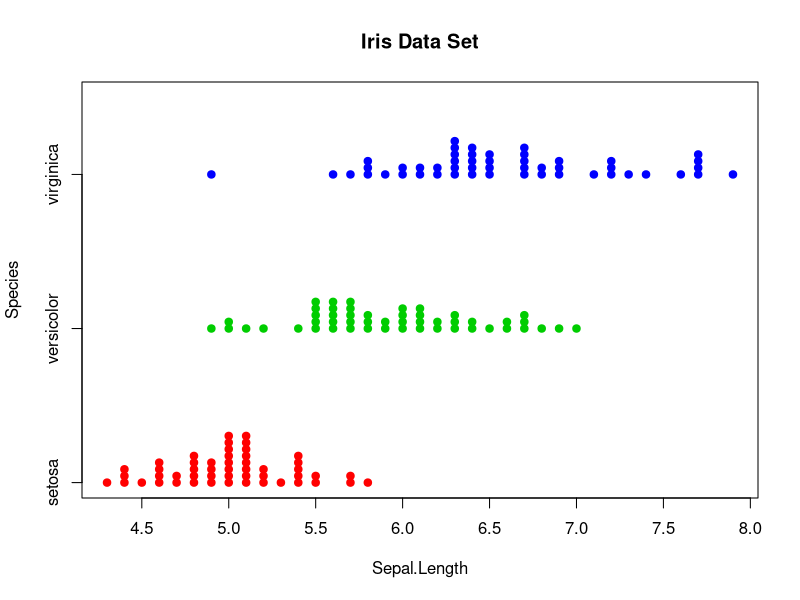
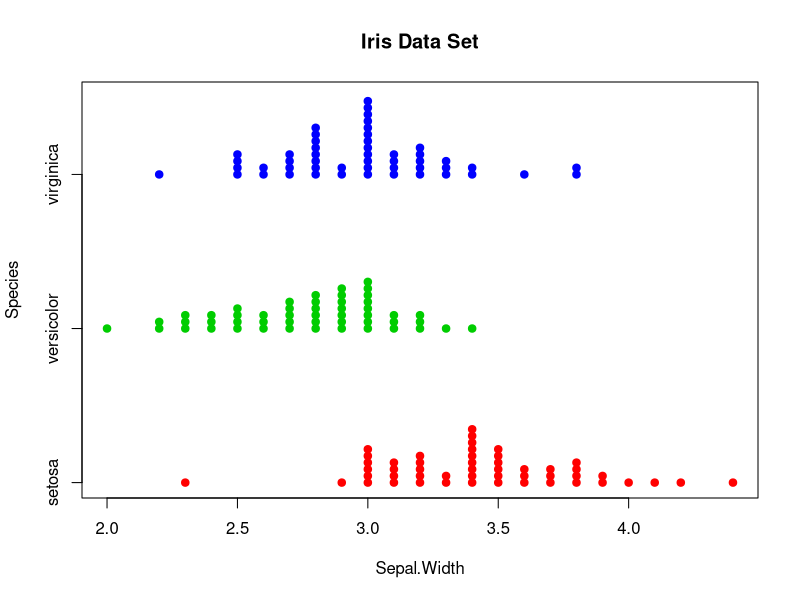
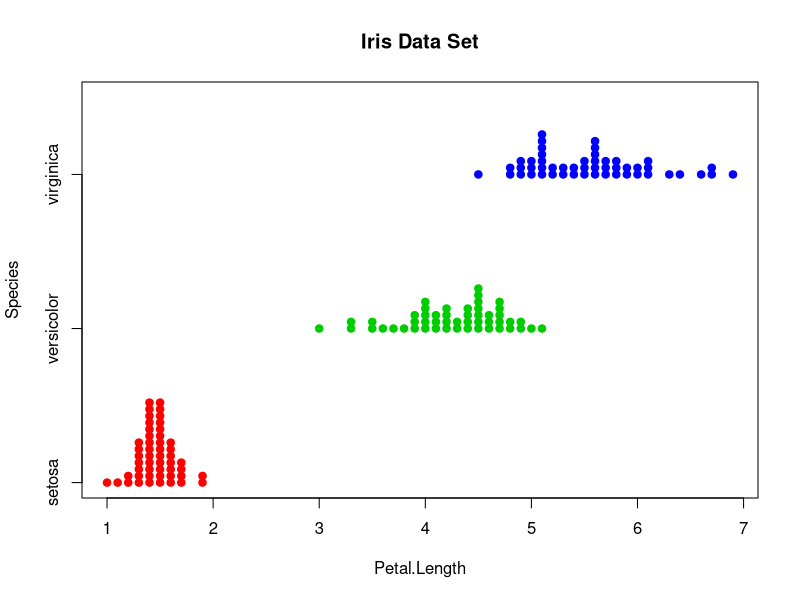
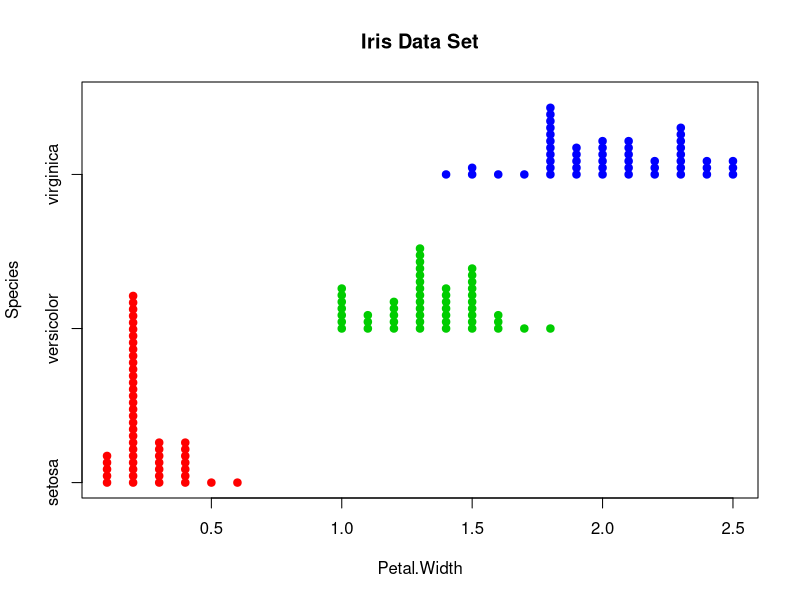
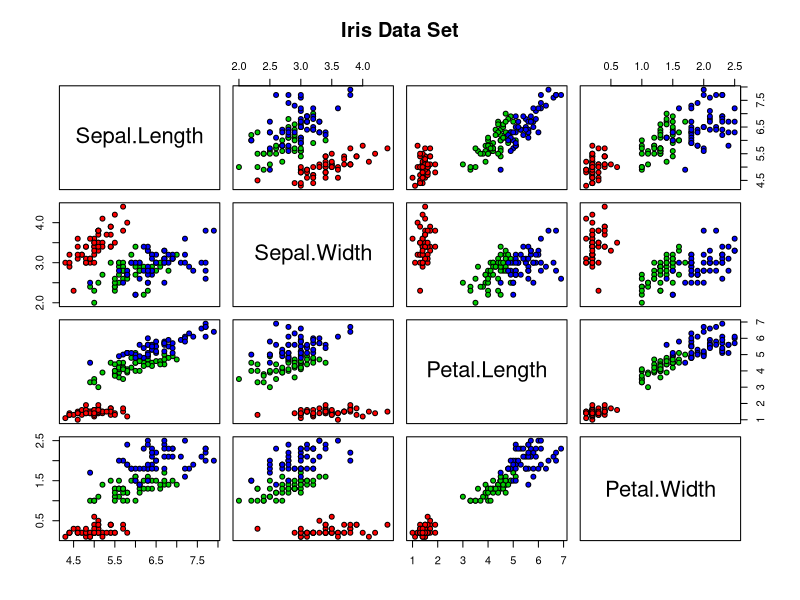
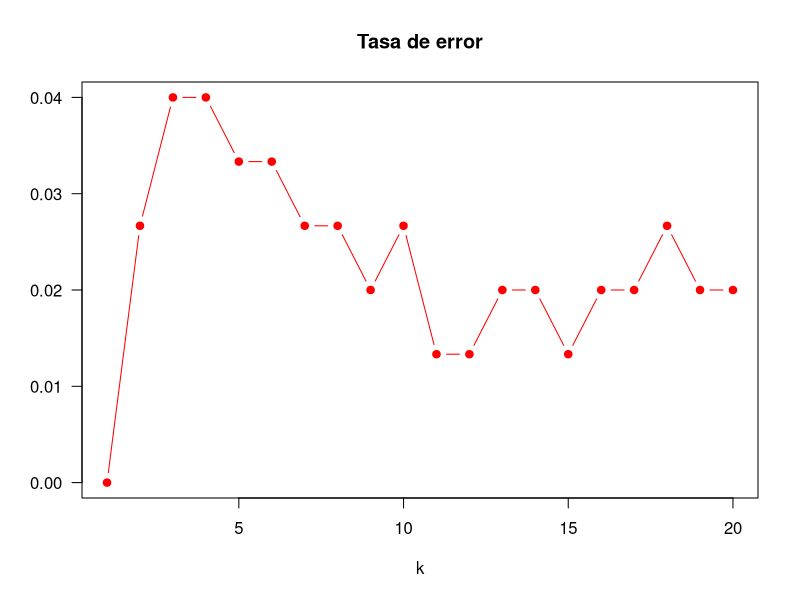
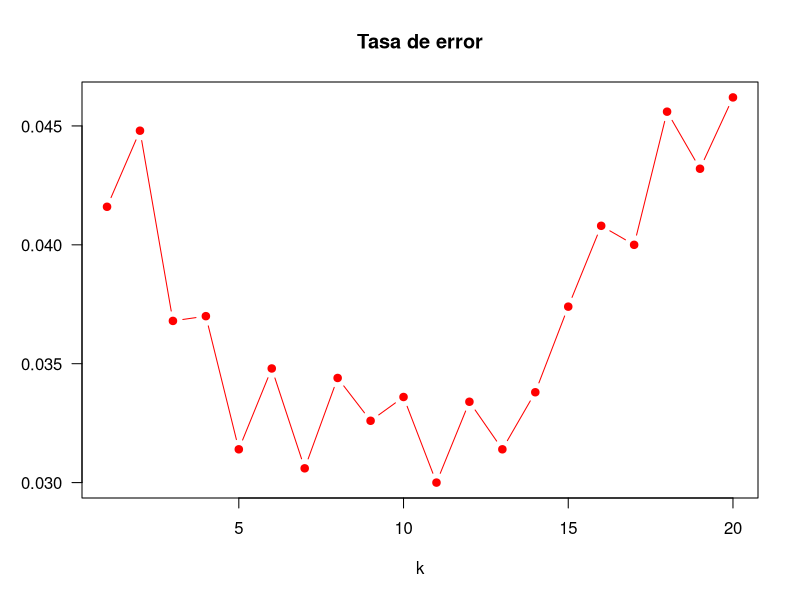
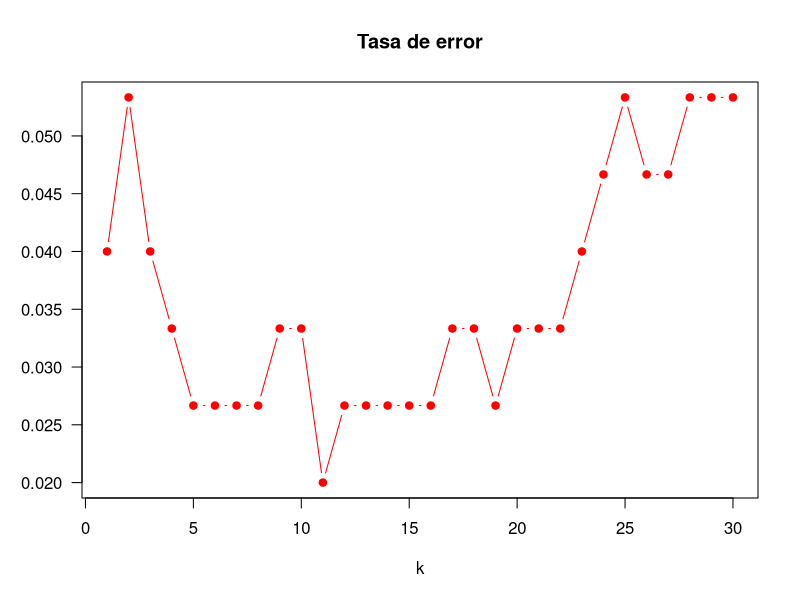

Source code (R) for these figures, in order:
###############################################################################
#
# Analisis descriptivo de lass variables cuantitativas
# en relación a la variable cualitativa
#
for (j in 1:4)
  stripchart(iris[,j] ~ iris[,5],
             pch=19, method="stack", col=c("red","green3","blue"),
             xlab=names(iris)[j], ylab=names(iris)[5], main="Iris Data Set")
#
# Razon de correlacion (indicador)
# http://fr.wikipedia.org/wiki/Rapport_de_corr%C3%A9lation
#
# Se define una funcion que calcula la razon de correlacion, eta2
#
eta2 <- function(x, factor)
{
  niv <- levels(factor)
  numniv <- length(niv)
  SSB <- 0
  for(i in 1:numniv)
  {
    xx <- x[factor==niv[i]]
    nxx <- length(xx)
    SSB <- SSB + nxx*(mean(xx)-mean(x))^2
  }
  SST <- (length(x)-1)*var(x)
  #
  eta2 <- SSB/SST
  #
  return(eta2)
}
#
# 0 <= eta2 <= 1
# Si eta2=0, entonces no hay correlacion  entre 'x' e 'y',
# las medias parciales son todas iguales
# Si eta2=1, entonces hay una dependencia funcional entre 'x' e 'y'
# no hay variabilidad en las categorias
#
etados <- vector()
for(j in 1:4) etados[j] <- eta2(iris[,j], iris[,5])
names(etados) <- names(iris)[1:4]
etados
#
# Las variables 'Petal.Length' y 'Petal.Width' son las variables
# mas relacionadas con la variable 'Species'
#
# Este hecho ha sido verificado antes graficamente
#
# Es de recordar que hay tres variables altamente correladas linealmente
#
cor(iris[,-5])
#
#########################################################################
#
# Analisis grafico de todos los pares (una variable cuantitativa
# y una variable qualitative) de golpe
#
# Graficas
#
pairs(iris[,-5], main="Iris Data Set",
      pch=21, bg = c("red", "green3", "blue")[iris$Species])
#
#########################################################################


#########################################################################
#
# Introduccion de los datos: 'iris'
#
#
iris
names(iris)
#
#[1] "Sepal.Length" "Sepal.Width" "Petal.Length" "Petal.Width" "Species"
#
rownames(iris)
#
dim(iris)
#
#########################################################################
#
library(class)
#
?knn
#
# k=6 , training_set = iris, test_set = new (nuevo objeto)
#
new <- c(5.8, 3.1, 3.8, 1.20)
knn(iris[,-5], new, cl=iris[,5], k=6)
#
irisknn <- knn(iris[,-5], new, cl=iris[,5], k=6)
#
attributes(irisknn)
#
irisknn <- knn(iris[,-5], new, cl=iris[,5], k=6, prob=TRUE)
#
attributes(irisknn)
#
########################################################################



##########################################################################
#
library(class)
#
# Se aplica el clasificador sobre el propio conjunto de datos
#
irisknn <- knn(train=iris[,1:4], test=iris[,1:4], cl=iris[,5], k=7)
#
( tabliris <- table(iris[,5], irisknn) )
#
# Calculo del error
#
( err <- 1-(tabliris[1,1]+tabliris[2,2]+tabliris[3,3])/sum(tabliris) )
#
##########################################################################
#
# Calculo del error para valores diferentes de k
#
kmax <- 20
#
err <- vector()
#
for (k in 1:kmax){
  irisknn <- knn(train=iris[,1:4], test=iris[,1:4], cl=iris[,5], k=k)
  tabliris <- table(iris[,5], irisknn)
  err[k] <- 1-(tabliris[1,1]+tabliris[2,2]+tabliris[3,3])/sum(tabliris)
}
#
plot(1:kmax, err, xlab="k", ylab="", main="Tasa de error", las=1,
     type="b", pch=19, col="red")
#
# Claro, si k=1 err=0
#
# El minimo se alcanza en k = 11, 12, 14, 15
#
##########################################################################



##########################################################################
#
# 1.er enfoque: Problema de sobreajuste
#
# Metodo de retencion (holdout)
#
# Training set 66% Test set 33%
#
library(class)
#
set.seed(2015)
training <- sample(1:150, 100)
test <- setdiff(1:150, training)
#
irisknn <- knn(train=iris[training,1:4], test=iris[test,1:4],
               cl=iris[training,5], k=11)
#
( tabliris <- table(iris[test,5], irisknn) )
#
# Calculo del error
#
( err <- 1-(tabliris[1,1]+tabliris[2,2]+tabliris[3,3])/sum(tabliris) )
#
##########################################################################
#
# Calculo del error para valores diferentes de k
#
kmax <- 20
imax <- 100
#
err <- matrix(nrow=kmax, ncol=imax)
#
set.seed(2015)
for (i in 1:imax){
  training <- sample(1:150, 100)
  test <- setdiff(1:150, training)
  for (k in 1:kmax){
    irisknn <- knn(train=iris[training,1:4], test=iris[test,1:4],
                   cl=iris[training,5], k=k)
    tabliris <- table(iris[test,5], irisknn)
    err[k, i] <- 1-(tabliris[1,1]+tabliris[2,2]+tabliris[3,3])/sum(tabliris)
  }
  meanErr <- rowMeans(err)
}

#
plot(1:kmax, meanErr, xlab="k", ylab="", main="Tasa de error", las=1,
     type="b", pch=19, col="red")

#
# El minimo se alcanza en varios k, k=11 entre ellos
#
##########################################################################




#########################################################################
#
library(class)
#
# Estimacion del error: Validacion cruzada
# https://es.wikipedia.org/wiki/Validaci%C3%B3n_cruzada
#
# Construccion de bloques
#
# numero de observaciones
#
n <- nrow(iris)
#
# numero de bloques: B (B-validacion cruzada)
#
B <- 6
#
# determinar el tamaño de cada bloque
#
tamanno <- n%/%B
#
# para obtener la misma secuencia todo el tiempo
#
set.seed(2014)
#
# generar una columna de valores aleatorios
#
alea <- runif(n)
#
# asociar a cada objeto un rango
#
rang <- rank(alea)
#
# asociar à cada objeto un numero de bloque
#
bloque <- (rang-1)%/%tamanno +1
#
# transformarlo en factor
#
bloque <- as.factor(bloque)
#
# impresion de control
#
summary(bloque)
#
###############################
#
# Comienzo de la validacion cruzada
#
err.t <- vector()
for(b in 1:B){
  #
  # Aprender el modelo sobre todos los objetos salvo los del bloque b
  #
  training <- which(bloque!=b)
  test <- which(bloque==b)
  #
  irisknn <- knn(iris[training, 1:4], iris[test, 1:4],
                 cl=iris[training, 5], k=11) # k=11, arbitrario
  tabliris <- table(iris[test,5], irisknn)
  err <- 1-(tabliris[1,1]+tabliris[2,2]+tabliris[3,3])/sum(tabliris)
  #
  # recoger el valor del error
  #
  err.t <- rbind(err.t, err)
}
#
# vector de los errores recogidos
#
err.t
#
# error en la validacion cruzada:
# puede bastar una media no ponderada
# ya que los bloques son de tamaño identico
#
( err.cv <- mean(err.t) )
#
##########################################################################
#
# KNN para diferentes valores de k
#
kmax <- 30
err.cv <- rep(NA, kmax)
#
for(k in 1:kmax){
  #
  err.t <- vector()
  #
  for(b in 1:B){
    #
    training <- which(bloque != b)
    test <- which(bloque == b)
    #
    irisknn <- knn(iris[training, 1:4], iris[test, 1:4],
                   cl=iris[training, 5], k)
    tabliris <- table(iris[test,5], irisknn)
    err <- 1-(tabliris[1,1]+tabliris[2,2]+tabliris[3,3])/sum(tabliris)
    #
    err.t <- rbind(err.t, err)
  }
  #
  err.cv[k] <- mean(err.t)
  #
}
#
plot(1:kmax, err.cv, xlab="k", ylab="", main="Tasa de error", las=1,
     type="b", pch=19, col="red")
#
# El minimo se alcanza en k=11
#
##########################################################################

#########################################################################
#
library(class)
#
# Estimacion del error: Validacion cruzada
#
# Caso particular: 'Leave one out'
#
# B=n, el numero de objetos
# Computacionalmente muy costoso
#
n <- nrow(iris)
#
# numero de bloques: B (B-validacion cruzada)
#
B <- n
#
###############################
#
# Comienzo de la validacion cruzada 'Leave one out'
#
err.t <- vector()
for(b in 1:B){
  #
  # Aprender el modelo sobre todos los objetos salvo el objeto b
  #
  irisknn <- knn(iris[-b, 1:4], iris[b, 1:4],
                 cl=iris[-b, 5], k=11) # k=11, arbitrario
  tabliris <- table(iris[b,5], irisknn)
  err <- 1-(tabliris[1,1]+tabliris[2,2]+tabliris[3,3])/sum(tabliris)
  #
  # recoger el valor del error
  #
  err.t <- rbind(err.t, err)
}
#
# error en la validacion cruzada 'leave one out'
#
( err.cv <- mean(err.t) )
#
##########################################################################
#
# KNN para diferentes valores de k
#
kmax <- 30
err.cv <- rep(NA, kmax)
#
for(k in 1:kmax){
  #
  err.t <- vector()
  #
  for(b in 1:B){
    #
    irisknn <- knn(iris[-b, 1:4], iris[b, 1:4],
                   cl=iris[-b, 5], k)
    tabliris <- table(iris[b,5], irisknn)
    err <- 1-(tabliris[1,1]+tabliris[2,2]+tabliris[3,3])/sum(tabliris)
    #
    err.t <- rbind(err.t, err)
  }
  #
  err.cv[k] <- mean(err.t)
  #
}
#
plot(1:kmax, err.cv, xlab="k", ylab="", main="Taux d'erreur", las=1,
     type="b", pch=19, col="red")
#
# El minimo se alcanza en k= 16, 18, 20
#
##########################################################################




##########################################################################
#
# Si no se procediera a la estandarizacion:
# datos <- iris
#
# Normalizacion (estandardizacion) de las variables cuantitativas
#
datos <- data.frame(scale(iris[,-5]), CLASS=iris[,5])
n <- nrow(datos)
p <- ncol(datos)
nlevel <- length(levels(datos[,p]))
#
# Verificacion
#
apply(datos[,-p], 2, mean); apply(datos[,-p], 2, var)
#
##########################################################################
#
library(class)
#
# Construccion de bloques
#
B <- 6
tamanno <- n%/%B
set.seed(2014)
alea <- runif(n)
rang <- rank(alea)
bloque <- (rang-1)%/%tamanno +1
bloque <- as.factor(bloque)
#
# KNN para diferentes valores de k
#
kmax <- 30
err.cv <- rep(NA, kmax)
#
for(k in 1:kmax){
  #
  err.t <- vector()
  #
  for(b in 1:B){
    #
    training <- which(bloque!=b)
    test <- which(bloque==b)
    #
    datosknn <- knn(datos[training, -p], datos[test, -p], cl=datos[training, p], k)
    tabledatos <- table(datos[test,p], datosknn)
    diagtabledatos <- 0
    for(j in 1:nlevel) diagtabledatos <- diagtabledatos + tabledatos[j,j]
    err <- 1-diagtabledatos/sum(tabledatos)
    #
    err.t <- rbind(err.t, err)
  }
  #
  err.cv[k] <- mean(err.t)
  #
}
#
round(err.cv, digits=4)
#
plot(1:kmax, err.cv, xlab="k", ylab="", main="Taux d'erreur", las=1,
     type="b", pch=19, col="red")
#
# la tasa de error minimo se alcanza k=14
# Es la estimacion de la tasa de error real (validacion cruzada)
#
# Calculo de la tasa de error aparente
#
datosknn <- knn(datos[, -p], datos[, -p], cl=datos[, p], k=14)
diagtabledatos <- 0
for(j in 1:nlevel) diagtabledatos <- diagtabledatos + tabledatos[j,j]
( err <- 1-diagtabledatos/sum(tabledatos) )
#
#########################################################################
#
# Prediccion de un objeto nuevo:
#
new <- c(5.8, 3.1, 3.8, 1.20)
#
# Hay que normalizarlo (estandardizarlo)
#
media <- sapply(datos[,-p], mean)
desv <- sapply(datos[,-p], sd)
#
( newz <- (new-media)/desv )
#
knn(datos[, -p], newz, cl=datos[, p], k=14)
#
###########################################################################################


##################################################################################
#
# Discriminacion de las clases en el plano Petal.Length-Petal.Width
#
#
# Normalizacion (estandardizacion) de las variables cuantitativas
#
datos <- data.frame(scale(iris[,-5]), CLASS=iris[,5])
n <- nrow(datos)
p <- ncol(datos)
nlevel <- length(levels(datos[,p]))
#
library(class)
#
##########################
#
number <- 100
region1 <- seq(min(datos[,1]),max(datos[,1]),length=number)
region2 <- seq(min(datos[,2]),max(datos[,2]),length=number)
region3 <- seq(min(datos[,3]),max(datos[,3]),length=number)
region4 <- seq(min(datos[,4]),max(datos[,4]),length=number)
#
datosregion <- NULL
for(i in 1:number)
  for(j in 1:number)
    datosregion <- rbind(datosregion, c(region1[i], region2[j], region3[i], region4[j]))
datosregion <- as.data.frame(datosregion)
names(datosregion) <- names(datos)[1:4]
#
datosknn <- knn(datos[, -p], datosregion, cl=datos[, p], k=14)
#
plot(datos$Petal.Length, datos$Petal.Width, type="n", las=1,
     xlab="Petal.Length", ylab="Petal.Width")
#
points(datosregion$Petal.Length, datosregion$Petal.Width,
       col=c("pink", "green1", "lightblue1")[datosknn],
       pch=15, cex=1.5)
points(datos$Petal.Length, datos$Petal.Width,
       col=c("red", "green3", "blue")[datos$CLASS],
       bg= c("red", "green3", "blue")[datos$CLASS],
       pch=c(rep(22,50),rep(24,50),rep(25,50)))
#
##################################################################################

